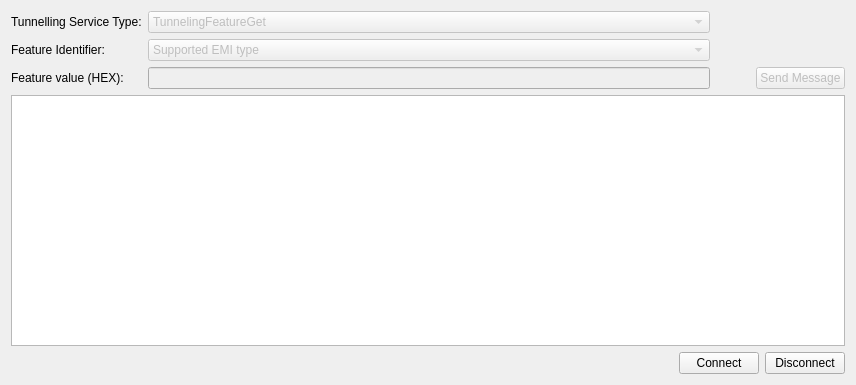
<?xml version="1.0" encoding="UTF-8"?>
<ui version="4.0">
 <class>TunnelingFeatures</class>
 <widget class="QWidget" name="TunnelingFeatures">
  <property name="geometry">
   <rect>
    <x>0</x>
    <y>0</y>
    <width>856</width>
    <height>385</height>
   </rect>
  </property>
  <property name="windowTitle">
   <string>Form</string>
  </property>
  <layout class="QGridLayout" name="gridLayout_2">
   <item row="0" column="0" colspan="4">
    <layout class="QGridLayout" name="gridLayout" columnstretch="0,1,0,0">
     <item row="0" column="0">
      <widget class="QLabel" name="label_13">
       <property name="sizePolicy">
        <sizepolicy hsizetype="Maximum" vsizetype="Preferred">
         <horstretch>0</horstretch>
         <verstretch>0</verstretch>
        </sizepolicy>
       </property>
       <property name="text">
        <string>Tunnelling Service Type:</string>
       </property>
      </widget>
     </item>
     <item row="0" column="1">
      <widget class="QComboBox" name="tunnelServiceType">
       <property name="enabled">
        <bool>false</bool>
       </property>
       <property name="sizePolicy">
        <sizepolicy hsizetype="Expanding" vsizetype="Fixed">
         <horstretch>0</horstretch>
         <verstretch>0</verstretch>
        </sizepolicy>
       </property>
       <property name="iconSize">
        <size>
         <width>200</width>
         <height>16</height>
        </size>
       </property>
       <item>
        <property name="text">
         <string>TunnelingFeatureGet</string>
        </property>
       </item>
       <item>
        <property name="text">
         <string>TunnelingFeatureSet</string>
        </property>
       </item>
      </widget>
     </item>
     <item row="1" column="0">
      <widget class="QLabel" name="label">
       <property name="sizePolicy">
        <sizepolicy hsizetype="Maximum" vsizetype="Preferred">
         <horstretch>0</horstretch>
         <verstretch>0</verstretch>
        </sizepolicy>
       </property>
       <property name="text">
        <string>Feature Identifier:</string>
       </property>
      </widget>
     </item>
     <item row="1" column="1">
      <widget class="QComboBox" name="featureIdentifier">
       <property name="enabled">
        <bool>false</bool>
       </property>
       <property name="sizePolicy">
        <sizepolicy hsizetype="Expanding" vsizetype="Fixed">
         <horstretch>0</horstretch>
         <verstretch>0</verstretch>
        </sizepolicy>
       </property>
       <property name="minimumSize">
        <size>
         <width>0</width>
         <height>0</height>
        </size>
       </property>
       <property name="maximumSize">
        <size>
         <width>16777215</width>
         <height>16777215</height>
        </size>
       </property>
       <property name="autoFillBackground">
        <bool>false</bool>
       </property>
       <item>
        <property name="text">
         <string>Supported EMI type</string>
        </property>
       </item>
       <item>
        <property name="text">
         <string>Host Device Device Descriptor Type 0</string>
        </property>
       </item>
       <item>
        <property name="text">
         <string>Bus connection status</string>
        </property>
       </item>
       <item>
        <property name="text">
         <string>KNX Manufacturer Code</string>
        </property>
       </item>
       <item>
        <property name="text">
         <string>Active EMI type</string>
        </property>
       </item>
       <item>
        <property name="text">
         <string>Interface Individual Address</string>
        </property>
       </item>
       <item>
        <property name="text">
         <string>Maximum APDU Length</string>
        </property>
       </item>
       <item>
        <property name="text">
         <string>Interface Feature Info service Enable</string>
        </property>
       </item>
      </widget>
     </item>
     <item row="2" column="0">
      <widget class="QLabel" name="label_2">
       <property name="sizePolicy">
        <sizepolicy hsizetype="Maximum" vsizetype="Preferred">
         <horstretch>0</horstretch>
         <verstretch>0</verstretch>
        </sizepolicy>
       </property>
       <property name="text">
        <string>Feature value (HEX):</string>
       </property>
      </widget>
     </item>
     <item row="2" column="1">
      <widget class="QLineEdit" name="featureValue">
       <property name="enabled">
        <bool>false</bool>
       </property>
      </widget>
     </item>
     <item row="2" column="2">
      <spacer name="horizontalSpacer_5">
       <property name="orientation">
        <enum>Qt::Horizontal</enum>
       </property>
       <property name="sizeHint" stdset="0">
        <size>
         <width>40</width>
         <height>20</height>
        </size>
       </property>
      </spacer>
     </item>
     <item row="2" column="3">
      <widget class="QPushButton" name="tunnelingSend">
       <property name="enabled">
        <bool>false</bool>
       </property>
       <property name="text">
        <string>Send Message</string>
       </property>
      </widget>
     </item>
    </layout>
   </item>
   <item row="1" column="0" colspan="4">
    <widget class="QTextEdit" name="textOuputTunneling">
     <property name="focusPolicy">
      <enum>Qt::StrongFocus</enum>
     </property>
     <property name="contextMenuPolicy">
      <enum>Qt::DefaultContextMenu</enum>
     </property>
     <property name="acceptDrops">
      <bool>false</bool>
     </property>
     <property name="undoRedoEnabled">
      <bool>false</bool>
     </property>
     <property name="readOnly">
      <bool>true</bool>
     </property>
    </widget>
   </item>
   <item row="2" column="0">
    <widget class="QLabel" name="statusBar">
     <property name="text">
      <string/>
     </property>
    </widget>
   </item>
   <item row="2" column="1">
    <spacer name="horizontalSpacer_2">
     <property name="orientation">
      <enum>Qt::Horizontal</enum>
     </property>
     <property name="sizeType">
      <enum>QSizePolicy::Expanding</enum>
     </property>
     <property name="sizeHint" stdset="0">
      <size>
       <width>662</width>
       <height>20</height>
      </size>
     </property>
    </spacer>
   </item>
   <item row="2" column="2">
    <widget class="QPushButton" name="connectTunneling">
     <property name="text">
      <string>Connect</string>
     </property>
    </widget>
   </item>
   <item row="2" column="3">
    <widget class="QPushButton" name="disconnectTunneling">
     <property name="text">
      <string>Disconnect</string>
     </property>
    </widget>
   </item>
  </layout>
 </widget>
 <tabstops>
  <tabstop>disconnectTunneling</tabstop>
 </tabstops>
 <resources/>
 <connections/>
</ui>
